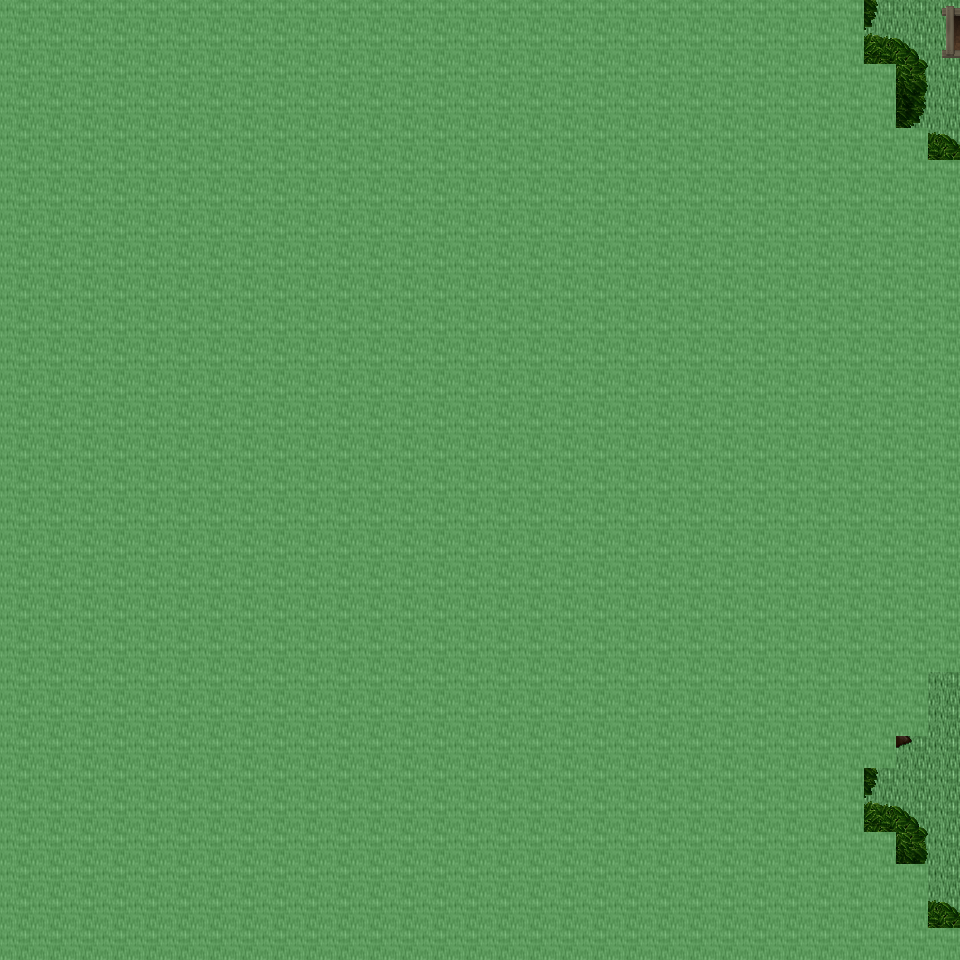

Tiled map render using the project's own tile images. Description and the map definition, with tile-layer contents summarised, below:
An orthogonal 30x30 tile map with 32x32 px tiles, 6 tile layers (Ground, Object, Object2, Above, ...), 32 tilesets and 3 objects (3x mapExit).

<map version="1.0" orientation="orthogonal" renderorder="right-down" width="30" height="30" tilewidth="32" tileheight="32" nextobjectid="4">
  <tileset firstgid="1" name="tileset_ground_ground" tilewidth="32" tileheight="32" tilecount="33" columns="3">
    <image source="../drawable/tileset_ground_ground.png" width="96" height="352" />
  </tileset>
  <tileset firstgid="34" name="tileset_building_decoration_floor_sparkle" tilewidth="32" tileheight="32" tilecount="18" columns="3">
    <image source="../drawable/tileset_building_decoration_floor_sparkle.png" width="96" height="192" />
  </tileset>
  <tileset firstgid="52" name="tileset_ground_ladder_steps" tilewidth="32" tileheight="32" tilecount="6" columns="3">
    <image source="../drawable/tileset_ground_ladder_steps.png" width="96" height="64" />
  </tileset>
  <tileset firstgid="58" name="tileset_plant_flower_daisy_yellow" tilewidth="32" tileheight="32" tilecount="8" columns="2">
    <image source="../drawable/tileset_plant_flower_daisy_yellow.png" width="64" height="128" />
  </tileset>
  <tileset firstgid="66" name="tileset_plant_flower_daisy_white" tilewidth="32" tileheight="32" tilecount="8" columns="2">
    <image source="../drawable/tileset_plant_flower_daisy_white.png" width="64" height="128" />
  </tileset>
  <tileset firstgid="74" name="tileset_plant_grasses" tilewidth="32" tileheight="32" tilecount="6" columns="3">
    <image source="../drawable/tileset_plant_grasses.png" width="96" height="64" />
  </tileset>
  <tileset firstgid="80" name="tileset_item_statue_green_stone" tilewidth="32" tileheight="32" tilecount="12" columns="4">
    <image source="../drawable/tileset_item_statue_green_stone.png" width="128" height="96" />
  </tileset>
  <tileset firstgid="92" name="tileset_plant_flower_daisy_red" tilewidth="32" tileheight="32" tilecount="8" columns="2">
    <image source="../drawable/tileset_plant_flower_daisy_red.png" width="64" height="128" />
  </tileset>
  <tileset firstgid="100" name="tileset_item_statue_skullpedestal" tilewidth="32" tileheight="32" tilecount="2" columns="1">
    <image source="../drawable/tileset_item_statue_skullpedestal.png" width="32" height="64" />
  </tileset>
  <tileset firstgid="102" name="tileset_plant_tree_tree_darkgreen" tilewidth="32" tileheight="32" tilecount="88" columns="8">
    <image source="../drawable/tileset_plant_tree_tree_darkgreen.png" width="256" height="352" />
  </tileset>
  <tileset firstgid="190" name="tileset_item_corpse_skull_pale" tilewidth="32" tileheight="32" tilecount="2" columns="2">
    <image source="../drawable/tileset_item_corpse_skull_pale.png" width="64" height="32" />
  </tileset>
  <tileset firstgid="192" name="tileset_plant_leaves" tilewidth="32" tileheight="32" tilecount="8" columns="4">
    <image source="../drawable/tileset_plant_leaves.png" width="128" height="64" />
  </tileset>
  <tileset firstgid="200" name="tileset_plant_bush_bushes" tilewidth="32" tileheight="32" tilecount="10" columns="5">
    <image source="../drawable/tileset_plant_bush_bushes.png" width="160" height="64" />
  </tileset>
  <tileset firstgid="210" name="tileset_building_decoration_rocks_2" tilewidth="32" tileheight="32" tilecount="2" columns="1">
    <image source="../drawable/tileset_building_decoration_rocks_2.png" width="32" height="64" />
  </tileset>
  <tileset firstgid="212" name="tileset_object_well" tilewidth="32" tileheight="32" tilecount="4" columns="2">
    <image source="../drawable/tileset_object_well.png" width="64" height="64" />
  </tileset>
  <tileset firstgid="216" name="tileset_plant_stump_stump_green" tilewidth="32" tileheight="32" tilecount="4" columns="2">
    <image source="../drawable/tileset_plant_stump_stump_green.png" width="64" height="64" />
  </tileset>
  <tileset firstgid="220" name="tileset_item_statue_green_stone_3" tilewidth="32" tileheight="32" tilecount="3" columns="1">
    <image source="../drawable/tileset_item_statue_green_stone_3.png" width="32" height="96" />
  </tileset>
  <tileset firstgid="223" name="tileset_ground_rock_pebbles" tilewidth="32" tileheight="32" tilecount="3" columns="1">
    <image source="../drawable/tileset_ground_rock_pebbles.png" width="32" height="96" />
  </tileset>
  <tileset firstgid="226" name="tileset_plant_vine" tilewidth="32" tileheight="32" tilecount="3" columns="1">
    <image source="../drawable/tileset_plant_vine.png" width="32" height="96" />
  </tileset>
  <tileset firstgid="229" name="tileset_plant_tree_tree_green" tilewidth="32" tileheight="32" tilecount="88" columns="8">
    <image source="../drawable/tileset_plant_tree_tree_green.png" width="256" height="352" />
  </tileset>
  <tileset firstgid="317" name="tileset_plant_stump_stump_purple" tilewidth="32" tileheight="32" tilecount="4" columns="2">
    <image source="../drawable/tileset_plant_stump_stump_purple.png" width="64" height="64" />
  </tileset>
  <tileset firstgid="321" name="tileset_building_decoration_rocks" tilewidth="32" tileheight="32" tilecount="6" columns="3">
    <image source="../drawable/tileset_building_decoration_rocks.png" width="96" height="64" />
  </tileset>
  <tileset firstgid="327" name="tileset_logic_creature_rodent" tilewidth="32" tileheight="32" tilecount="8" columns="8">
    <image source="../drawable/tileset_logic_creature_rodent.png" width="256" height="32" />
  </tileset>
  <tileset firstgid="335" name="tileset_logic_portal" tilewidth="32" tileheight="32" tilecount="24" columns="8">
    <image source="../drawable/tileset_logic_portal.png" width="256" height="96" />
  </tileset>
  <tileset firstgid="359" name="tileset_logic_creature_animal" tilewidth="32" tileheight="32" tilecount="32" columns="8">
    <image source="../drawable/tileset_logic_creature_animal.png" width="256" height="128" />
  </tileset>
  <tileset firstgid="391" name="tileset_logic_item_sheepfood" tilewidth="32" tileheight="32" tilecount="1" columns="1">
    <image source="../drawable/tileset_logic_item_sheepfood.png" width="32" height="32" />
  </tileset>
  <tileset firstgid="392" name="tileset_logic_item_resources" tilewidth="32" tileheight="32" tilecount="6" columns="6">
    <image source="../drawable/tileset_logic_item_resources.png" width="192" height="32" />
  </tileset>
  <tileset firstgid="398" name="tileset_logic_creature_gargoyle" tilewidth="32" tileheight="32" tilecount="4" columns="4">
    <image source="../drawable/tileset_logic_creature_gargoyle.png" width="128" height="32" />
  </tileset>
  <tileset firstgid="402" name="tileset_logic_collision" tilewidth="32" tileheight="32" tilecount="1" columns="1">
    <image source="../drawable/tileset_logic_collision.png" width="32" height="32" />
  </tileset>
  <tileset firstgid="403" name="tileset_logic_protection" tilewidth="32" tileheight="32" tilecount="2" columns="2">
    <image source="../drawable/tileset_logic_protection.png" width="64" height="32" />
  </tileset>
  <tileset firstgid="405" name="tileset_ground_grass_2" tilewidth="32" tileheight="32" tilecount="21" columns="3">
    <image source="../drawable/tileset_ground_grass_2.png" width="96" height="224" />
  </tileset>
  <tileset firstgid="426" name="tileset_logic_creature_reptile" tilewidth="32" tileheight="32" tilecount="7" columns="7">
    <image source="../drawable/tileset_logic_creature_reptile.png" width="224" height="32" />
  </tileset>
  <layer name="Ground" width="30" height="30">
    <data>[900 cells, 900 non-empty, 1 distinct tile ids]</data>
  </layer>
  <layer name="Object" width="30" height="30">
    <data>[900 cells, 2 non-empty, 2 distinct tile ids]</data>
  </layer>
  <layer name="Object2" width="30" height="30">
    <data>[900 cells, 8 non-empty, 8 distinct tile ids]</data>
  </layer>
  <layer name="Above" width="30" height="30">
    <data>[900 cells, 883 non-empty, 34 distinct tile ids]</data>
  </layer>
  <layer name="Above2" width="30" height="30">
    <data>[900 cells, 0 non-empty, 0 distinct tile ids]</data>
  </layer>
  <layer name="Walkable" width="30" height="30">
    <data>[900 cells, 875 non-empty, 1 distinct tile ids]</data>
  </layer>
  <objectgroup name="MapEvents">
    <object id="1" name="north" type="mapExit" x="864" y="0" width="96" height="32">
      <properties>
        <property name="map" value="level_0_x119_y76" />
        <property name="x" value="27" />
        <property name="y" value="28" />
      </properties>
    </object>
    <object id="2" name="east" type="mapExit" x="928" y="0" width="32" height="160">
      <properties>
        <property name="map" value="level_0_x120_y77" />
        <property name="x" value="1" />
        <property name="y" value="0" />
      </properties>
    </object>
    <object id="3" name="east2" type="mapExit" x="928" y="672" width="32" height="256">
      <properties>
        <property name="map" value="level_0_x120_y77" />
        <property name="x" value="1" />
        <property name="y" value="21" />
      </properties>
    </object>
  </objectgroup>
</map>
